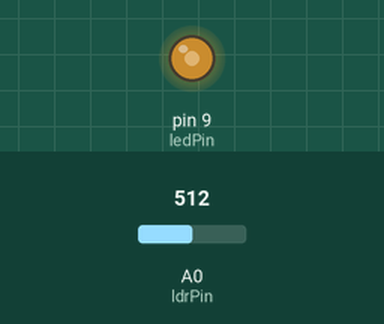
This sketch was run on a simulated Arduino Uno, built with avr-gcc and run on an emulated ATmega328P. On the bench: output pins drawn as LEDs (lit = HIGH). Inputs (shaded band) come from the test bench; at power-on: A0 (ldrPin) = 512.

Above: at 1.8 s.
1.9 s: A0 (ldrPin) set to 716
At 2.4 s:
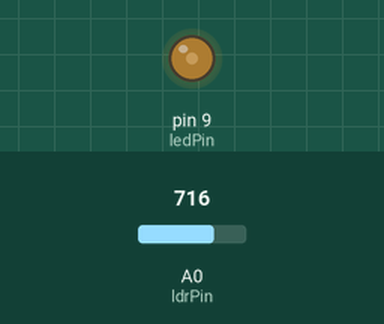
3.5 s: A0 (ldrPin) set to 900
At 5.1 s:
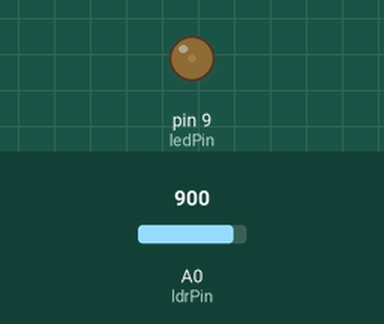
5.5 s: A0 (ldrPin) set to 1023
At 6.7 s:
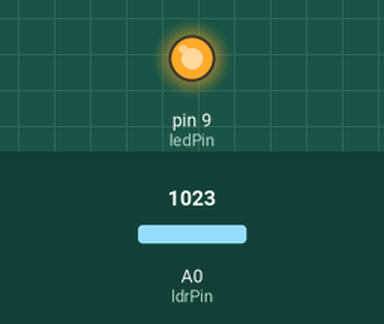
Timing chart, 0 to 8.5 s (numbered marks = the images above; inputs shaded):
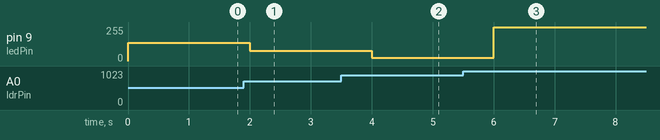

The sketch:

ldrPwmLed.ino
```cpp
/*
 * 20160603 - Read Analog Value from LDR sensor
 *
 * ldr with a 4.7k
 * Using map function to set the correct value
 *
 *
 *long map(long x, long in_min, long in_max, long out_min, long out_max)
 *{
 *  return (x - in_min) * (out_max - out_min) / (in_max - in_min) + out_min;
 *}
 *
 *
 */


int ldrPin = A0;
int ledPin = 9;

void setup() {

  pinMode(ledPin,OUTPUT);
}

void loop() {

  int ldrValue = analogRead(ldrPin);

  ldrValue = map(ldrValue,980,120,0,255);

  analogWrite(ledPin,ldrValue);

  delay(1000);


}
```

Measured:
- after the input at 1.9 s, pin 9 (ledPin): 138/255 → 78/255 after 0.10 s
- after the input at 3.5 s, pin 9 (ledPin): 78/255 → 23/255 after 0.50 s
- after the input at 5.5 s, pin 9 (ledPin): 23/255 → 255/255 after 0.50 s
